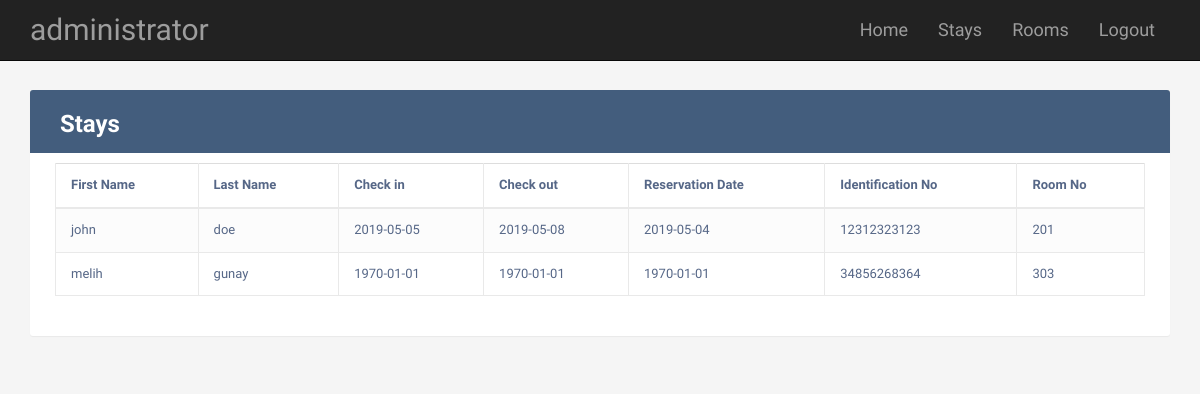
Screenshot of /stays.php (signed in) with the database file from the repository.
### tables this page shows
CREATE TABLE `stay` (
  `stayPK` int(11) NOT NULL,
  `checkinDate` date NOT NULL,
  `checkoutDate` date NOT NULL,
  `reservDate` date NOT NULL,
  `payment` int(11) NOT NULL,
  `roomFK` int(11) NOT NULL,
  `userFK` int(11) NOT NULL,
  `guestFK` int(11) NOT NULL
);

CREATE TABLE `guest` (
  `guestPK` int(11) NOT NULL,
  `firstname` varchar(25) NOT NULL,
  `lastname` varchar(25) NOT NULL,
  `birthDate` date NOT NULL,
  `address` varchar(255) NOT NULL,
  `idNo` varchar(11) NOT NULL
);

CREATE TABLE `room` (
  `roomPK` int(11) NOT NULL,
  `type` varchar(25) NOT NULL,
  `capacity` int(11) NOT NULL,
  `roomNo` int(11) NOT NULL,
  `price` int(11) NOT NULL
);

### stays.php (the view, shortened to what this page needs)
<!DOCTYPE html>
<html lang="en">
    <head>
        <link rel="stylesheet" href="https://maxcdn.bootstrapcdn.com/font-awesome/4.7.0/css/font-awesome.min.css">
        <link rel="stylesheet" href="https://maxcdn.bootstrapcdn.com/bootstrap/3.3.7/css/bootstrap.min.css">
        <link href="css/main.css" rel="stylesheet" type="text/css" />
        <link href="css/navbar.css" rel="stylesheet" type="text/css" />
    </head>
    <body>
        <?php include "navbar.php"; ?>
        <div class="container">
            <div class="table-wrapper">
                <div class="table-title">
                    <div class="row">
                        <div class="col-sm-6">
                            <h2><b>Stays</b></h2>
                        </div>
                    </div>
                </div>
                <table>
                    <?php
                    require_once "config.php";
                    $sql = "SELECT guest.firstname, guest.lastname, guest.idNo, stay.checkinDate, stay.checkoutDate, stay.reservDate, room.roomNo
                                FROM guest
                                INNER JOIN stay ON guest.guestPK=stay.guestFK
                                INNER JOIN room ON stay.roomFK=room.roomPK";
                    if($result = mysqli_query($db, $sql)){
                        if(mysqli_num_rows($result) > 0){
                            echo "<table class='table table-bordered table-striped'>";
                            echo "<thead>";
                            echo "<tr>";
                            echo "<th>First Name</th>";
                            echo "<th>Last Name</th>";
                            echo "<th>Check in</th>";
                            echo "<th>Check out</th>";
                            echo "<th>Reservation Date</th>";
                            echo "<th>Identification No</th>";
                            echo "<th>Room No</th>";
                            echo "</tr>";
                            echo "</thead>";
                            echo "<tbody>";
                            while($row = mysqli_fetch_array($result)){
                                echo "<tr>";
                                echo "<td>" . $row['firstname'] . "</td>";
                                echo "<td>" . $row['lastname'] . "</td>";
                                echo "<td>" . $row['checkinDate'] . "</td>";
                                echo "<td>" . $row['checkoutDate'] . "</td>";
                                echo "<td>" . $row['reservDate'] . "</td>";
                                echo "<td>" . $row['idNo'] . "</td>";
                                echo "<td>" . $row['roomNo'] . "</td>";
                            }
                            echo "</tbody>";
                            echo "</table>";
                        } else{
                            echo "<p class='lead'><em>No records were found.</em></p>";
                        }
                    } else{
                        echo "ERROR: Could not able to execute $sql. " . mysqli_error($db);
                    }
                    ?>
                </table>
            </div>
        </div>
    </body>
</html>

### css/main.css (style rules this page uses)
body { color: #566787; background: #f5f5f5; font-family: 'Varela Round', sans-serif; font-size: 13px; }
.table-wrapper { background: #fff; padding: 20px 25px; margin: 30px 0; border-radius: 3px; box-shadow: 0 1px 1px rgba(0,0,0,.05); }
.table-title { padding-bottom: 15px; background: #435d7d; color: #fff; padding: 16px 30px; margin: -20px -25px 10px; border-radius: 3px 3px 0 0; }
.table-title h2 { margin: 5px 0 0; font-size: 24px; }
table.table tr th, table.table tr td { border-color: #e9e9e9; padding: 12px 15px; vertical-align: middle; }
table.table-striped tbody tr:nth-of-type(odd) { background-color: #fcfcfc; }

### css/navbar.css (style rules this page uses)
body { padding-top: 60px; }

### rows the page displays
stay: guestFK.firstname "john", guestFK.lastname "doe", checkinDate "2019-05-05", checkoutDate "2019-05-08", reservDate "2019-05-04", guestFK.idNo "12312323123", roomFK.roomNo "201"
stay: guestFK.firstname "melih", guestFK.lastname "gunay", checkinDate "1970-01-01", checkoutDate "1970-01-01", reservDate "1970-01-01", guestFK.idNo "34856268364", roomFK.roomNo "303"

### other values shown
$_SESSION['username'] "administrator"
